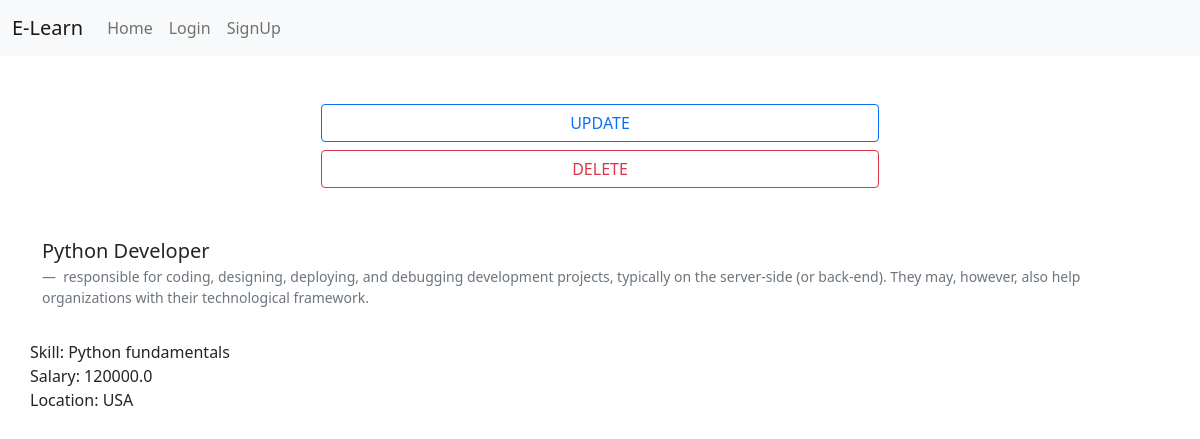
Screenshot of /course/coursedetailcareer/1/ with the database file from the repository.
### course/models.py (models this page shows)
class coursecareer(models.Model):
    course_name=models.ForeignKey(course,on_delete=models.CASCADE)
    career_name=models.CharField( max_length=50)
    description=models.TextField()
    skill=models.CharField(max_length=50)
    salary=models.FloatField()
    jobLocation=models.CharField( max_length=100)

### course/views.py (the view)
# urls.py: path('coursedetailcareer/<id>/',views.Coursecareerdetail,name='coursecareerdetail'),
def Coursecareerdetail(request,id=None):
    context={}
    user=coursecareer.objects.filter(id=id).values().first()
    context['data']=user
    return render(request,'course/coursecareerdetail.html',context)

### course/templates/course/coursecareerdetail.html (shortened to what this page needs)
{% extends "stuc/base.html" %}
{% load static %}
{% block content %}
<div class="container" >
    <div class="row">
        <div class="col my-5">
            <div class="d-grid gap-2 col-6 mx-auto">
              <a class="btn btn-outline-primary" href="{% url 'updatecoursecareer' data.id %}">UPDATE</a>
                <a class="btn btn-outline-danger" href="{% url 'coursecareerdelete' data.id %}">DELETE</a>
              </div>
        </div>
        <div class="row ">
            <figure>
                <blockquote class="blockquote">
                  <p>{{data.career_name}}</p>
                </blockquote>
                <figcaption class="blockquote-footer">
                  {{data.description}}
                </figcaption>
              </figure>
        </div>
        <div class="row ">
       Skill: {{data.skill}}
        </div>
        <div class="row ">
           Salary: {{data.salary}}
             </div>
             <div class="row ">
              Location:  {{data.jobLocation}}
                 </div>
    </div>
</div>
{% endblock content %}

### templates/stuc/base.html (shortened to what this page needs)
<!DOCTYPE html>
{% load static %}
<html>
<head>
	<link rel="stylesheet" href="https://pro.fontawesome.com/releases/v5.10.0/css/all.css"/>
	<link rel="stylesheet"  href="{% static 'stuc/css/all.css' %}">
	<link rel="stylesheet"  href="{% static 'stuc/css/bootstrap.css' %}">
</head>
<body>
<header>
	{% include 'stuc/nav.html' %}
</header>
<content >
	<div class="main">
 		{% block content %}
	{% endblock content %}
	</div>
</content>
</body>
</html>

### templates/stuc/nav.html (shortened to what this page needs)
{% load static %}
<nav class="navbar navbar-expand-lg navbar-light bg-light">
  <div class="container-fluid">
    <a class="navbar-brand" href="{% url 'home' %}">E-Learn</a>
    <div class="collapse navbar-collapse" id="navbarSupportedContent">
      <ul class="navbar-nav me-auto mb-2 mb-lg-0">
        <li class="nav-item">
          <a class="nav-link " aria-current="page" href="{% url 'home' %}">Home</a>
        </li>
        {% if request.user.is_authenticated %}
        <li class="nav-item dropdown">
          <a class="nav-link dropdown-toggle" href="#" id="navbarDropdown" role="button" data-bs-toggle="dropdown" aria-expanded="false">
            Course
          </a>
          <ul class="dropdown-menu" aria-labelledby="navbarDropdown">
            <li><a class="dropdown-item" href="{% url 'allcourse' %}">All Courses</a></li>
            <li><a class="dropdown-item" href="{% url 'createcourse' %}">Add Course</a></li>
          </ul>
        </li>
        <li class="nav-item dropdown">
          <a class="nav-link dropdown-toggle" href="#" id="navbarDropdown" role="button" data-bs-toggle="dropdown" aria-expanded="false">
            Career
          </a>
          <ul class="dropdown-menu" aria-labelledby="navbarDropdown">
            <li><a class="dropdown-item" href="{% url 'allcoursecareer' %}">All Course Related Career</a></li>
            <li><a class="dropdown-item" href="{% url 'createcoursecareer' %}">Add Career</a></li>
          </ul>
        </li>
        <li class="nav-item">
          <a class="nav-link" href="{% url 'counselling' %}">Counselling</a>
        </li>
        <li class="nav-item">
          <a class="nav-link" href="{% url 'graph' %}">Statistics</a>
        </li>
        <li class="nav-item">
          <a class="nav-link" href="{% url 'userlogout' %}">Logout</a>
        </li>
      </ul>
      <form class="d-flex">
        <input class="form-control me-2" type="search" placeholder="Search" aria-label="Search" name="q" id="id_q">
        <button class="btn btn-outline-success" type="submit">Search</button>
      </form>
      {% else %}
      <li class="nav-item">
        <a class="nav-link" href="{% url 'userlogin' %}">Login</a>
      </li>
      <li class="nav-item">
        <a class="nav-link" href="{% url 'register' %}">SignUp</a>
      </li>
      {% endif %}
    </div>
  </div>
</nav>

### templates/stuc/base.html (style rules this page uses)
.main { min-height: 100vh; height: 100%; }

### rows the page displays
coursecareer: career_name "Python Developer", description "responsible for coding, designing, deploying, and debugging development projects, typically on the server-side (or back-end). They may, however, also help organizations with their technological framework.", skill "Python fundamentals", salary "120000.0", jobLocation "USA"
